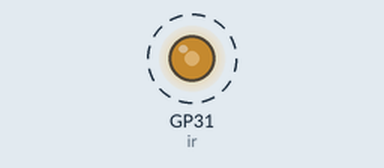
Simulated run of this program. Board: Raspberry Pi Pico running MicroPython. Shown: output pins drawn as LEDs (lit = HIGH). Dashed ring = blinking.

Above: at 0.05 s.
Timing chart, 0 to 5.5 s (numbered marks = the images above):
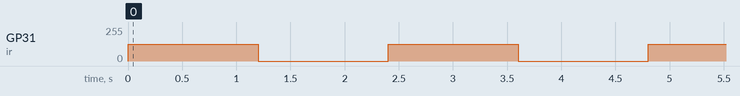

Measured:
- by itself, GP31 (ir): alternates 127/255 for 1.2 s and 0/255 for 1.2 s

The program:

Wio-Terminal-IR_LED.py
```python
# MicroPython / Seeed Wio Terminal / SAMD51
# Wio-Terminal-IR_LED.py - blink the internal IR LED
# scruss, 2022-10
# -*- coding: utf-8 -*-

# Hey! This is a completely futile exercise, unless you're able
# to see into the IR spectrum. But we're here to show you the pin
# specification to use. For actual useful libraries to do stuff with
# IR, take a look on https://awesome-micropython.com/#ir

# So this is a boring blink, 'cos we're keeping it short here.
# You might be able to see the LED (faintly) with your phone camera

from machine import Pin, PWM
from time import sleep_ms

ir = PWM(Pin("PB31"))  # "IR_CTL" not currently defined

try:
    while True:
        ir.duty_u16(32767)  # 50% duty
        ir.freq(38000)  # fast flicker
        sleep_ms(1200)
        ir.duty_u16(0)  # off
        sleep_ms(1200)
except:
    ir.duty_u16(0)  # turn it off if user quits
    exit()
```
